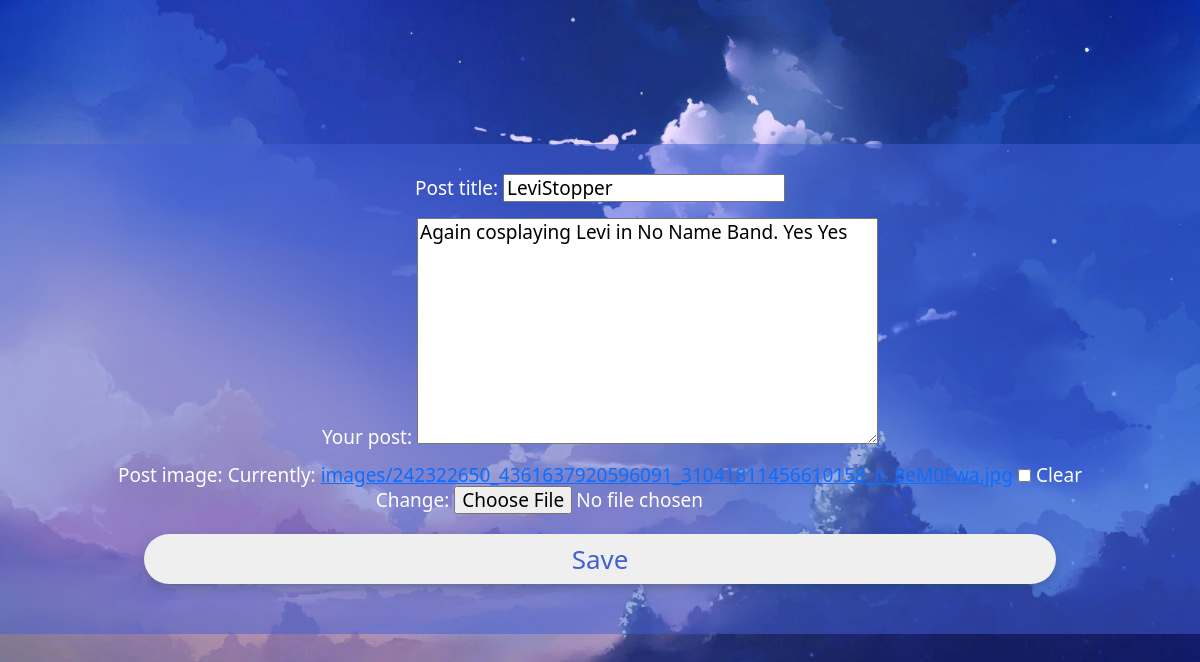
Screenshot of /post/edit/48 (signed in) with the database file from the repository.
### cosplayers/models.py (models this page shows, shortened)
class CospBlog (models.Model):
    post_title = models.CharField(max_length=100)
    author = models.ForeignKey(User, on_delete=models.CASCADE)
    your_post = models.TextField()
    post_image = models.ImageField(null=True, blank=True, upload_to="images/")
    post_date = models.DateField(auto_now_add = True)
    like = models.ManyToManyField(User, related_name='blog_posts')
    favourite = models.ManyToManyField(User,related_name='favourite', blank=True)
    category = models.CharField(max_length=100, default = 'None')

### cosplayers/views.py (the view)
# urls.py: path('post/edit/<int:pk>', UpdatePostView.as_view(), name="edit_post"),
class UpdatePostView(UpdateView):
    model = CospBlog
    template_name = 'edit_blog.html'
    fields = ['post_title', 'your_post', 'post_image']

### cosplayers/templates/edit_blog.html (shortened to what this page needs)
{% block content %}
<!DOCTYPE html>
 {% load static %}
<html lang="en">
<head>
    <link rel="stylesheet" href="{% static 'css/main.css' %}">
    <link href="https://cdn.jsdelivr.net/npm/bootstrap@5.1.3/dist/css/bootstrap.min.css" rel="stylesheet"
>
</head>
<body>
<div><br><br><br><br><br><br></div>
<div class="newsWrapper">
{% if user.is_authenticated %}
    {% if user.id == cospblog.author.id %}
        <form method = "POST">
            {{ form.as_p }}
            <button class="loginBtn">Save</button>
        </form>
    {% else %}
    <h3>Sig In to Start Work</h3>
{% endif %}
    {% endif %}
</div>
</body>
</html>
{% endblock %}

### cosplayers/static/css/main.css (style rules this page uses)
.newsWrapper { background:rgba(67,95,213,.5); text-align:center; margin-left: auto; margin-right: auto; }
.newsWrapper { font-weight:400;font-size:19px;color:#fff;line-height:22px;padding:30px }
.loginBtn { width:80%;margin:20px auto;height:50px;font-size:26px;color:#435fd4;font-weight:500;border-radius:50px;text-align:center;border:none;outline:0;display:block }
a { transition:all .2s 0s ease }
button { transition:all .2s 0s ease;box-shadow:0 5px 14px -5px rgba(34,60,80,.6) }
body { background-image:url("/static/img/main.png") ;background-size:cover }

### rows the page displays
CospBlog: post_title "LeviStopper", your_post "Again cosplaying Levi in No Name Band. Yes Yes"
